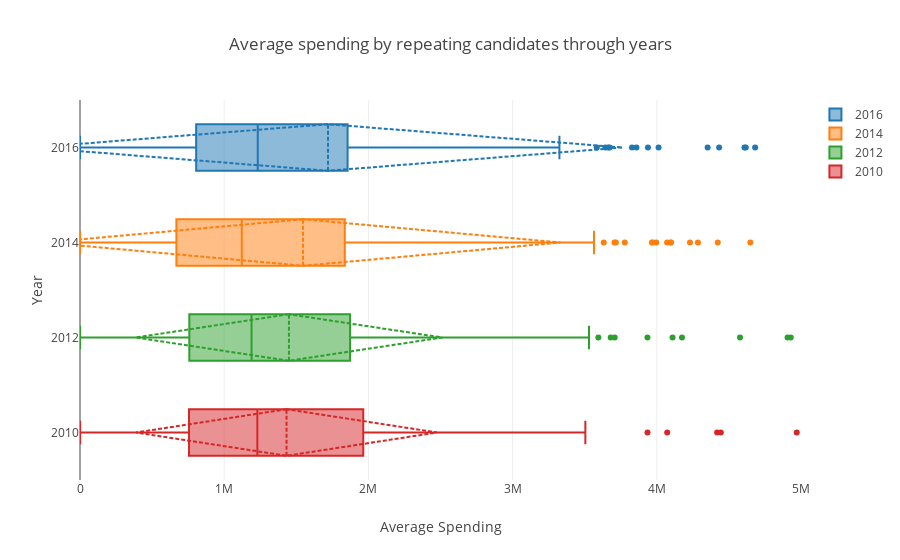

Notebook source saved alongside this figure:
### Markdown cell above
Spending pattern derived from the last visualization shows downward slope or trend.
Let us check if the same could be said for repeating candidates.

### Code cell
#Plot 5
#creating box plot(plotly package)
trace1 = go.Box(
    x=c10['dis_amo'].groupby(c10['can_nam']).sum(),name='2010',boxmean='sd'
)
trace2 = go.Box(
    x=c12['dis_amo'].groupby(c12['can_nam']).sum(),name='2012',boxmean='sd'

)
trace3 = go.Box(
    x=c14['dis_amo'].groupby(c14['can_nam']).sum(),name='2014',boxmean='sd'
 
)
trace4 = go.Box(
    x=c16['dis_amo'].groupby(c16['can_nam']).sum(),name='2016',boxmean='sd'

)

layout=go.Layout(title='Average spending by repeating candidates through years',
                  yaxis = dict(title = 'Year'),
                  xaxis = dict(title = 'Average Spending',range=[0,5000000]) )

data = [trace4,trace3,trace2,trace1]

fig = go.Figure(data=data, layout=layout)

#plotting boxplot
plotly.offline.iplot(fig)

### Figure 1 — Plotly figure (JSON) as saved in the notebook; plotly's stock layout.template omitted (floating-point values rounded to 4 significant figures; data arrays with more than 128 entries replaced by an {"elided": "..."} marker saying what was removed)
{"data": [{"boxmean": "sd", "name": "2016", "type": "box", "x": {"elided": "172 float values"}}, {"boxmean": "sd", "name": "2014", "type": "box", "x": {"elided": "235 float values"}}, {"boxmean": "sd", "name": "2012", "type": "box", "x": {"elided": "235 float values"}}, {"boxmean": "sd", "name": "2010", "type": "box", "x": {"elided": "235 float values"}}], "layout": {"title": "Average spending by repeating candidates through years", "xaxis": {"range": [0, 5000000], "title": "Average Spending"}, "yaxis": {"title": "Year"}}}
